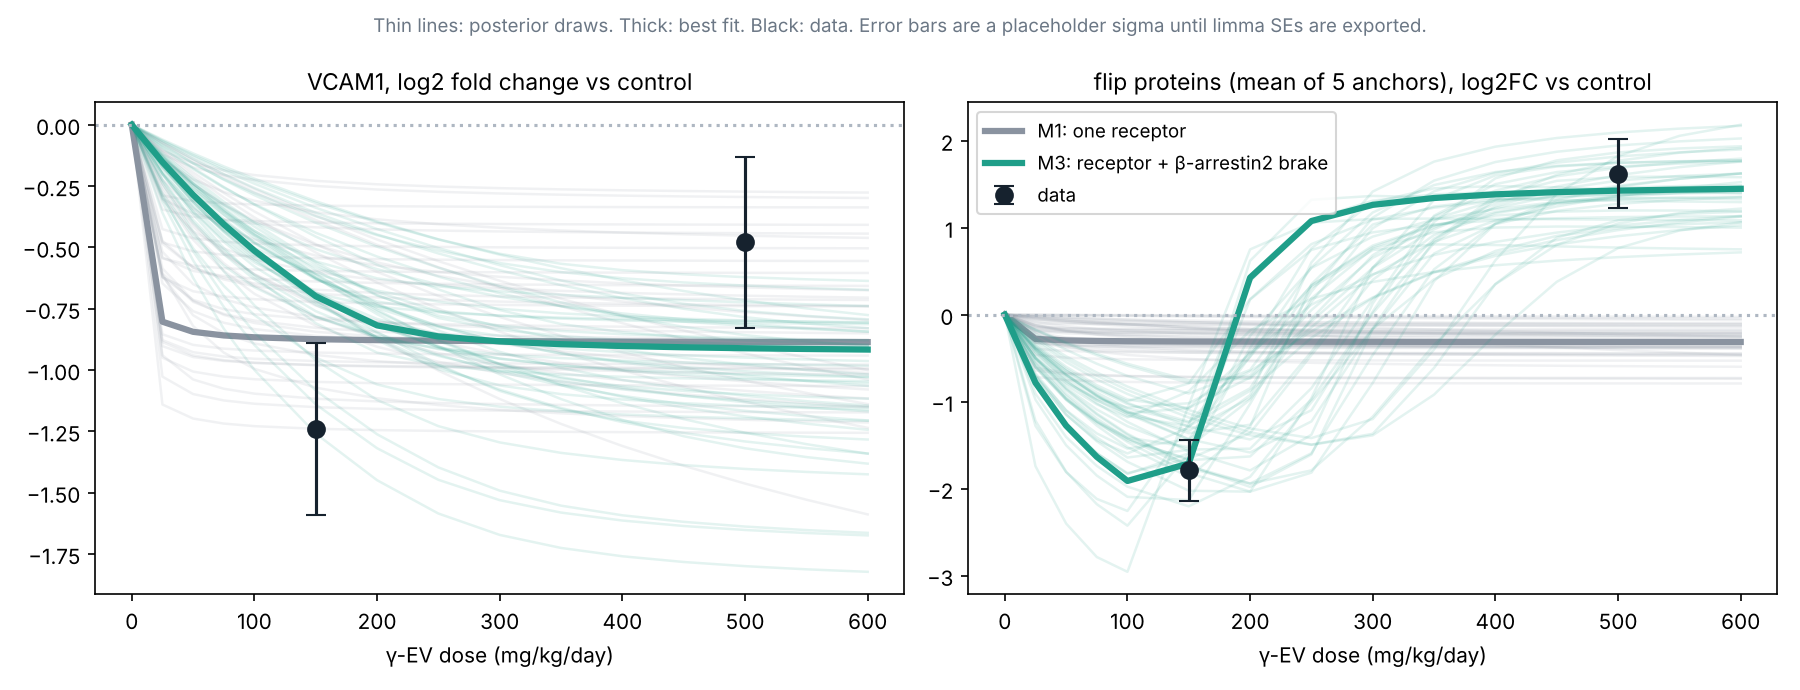

This figure's Python source:
"""
Live demo of the calibrated models.

    python demo_fit.py                 # load the saved posteriors, print the comparison, draw the figure (seconds)
    python demo_fit.py --live 150      # first run a short PyDREAM burst live (about a minute), then the above
    python demo_fit.py --no-plot

Needs dream_M1/ and dream_M3/ from a full calibrate.py run in the same folder.
"""
import argparse, json, os, subprocess, sys, time
import numpy as np
HERE = os.path.dirname(os.path.abspath(__file__)); sys.path.insert(0, HERE)

ap = argparse.ArgumentParser()
ap.add_argument("--live", type=int, default=0, help="run this many PyDREAM iterations live for M3 before loading the saved fit")
ap.add_argument("--no-plot", action="store_true")
a = ap.parse_args()

if a.live:
    print(f"\n=== live: PyDREAM on M3, 3 chains x {a.live} iterations (watch the log-likelihood climb) ===")
    t0 = time.time()
    r = subprocess.run([sys.executable, os.path.join(HERE, "calibrate.py"), "--model", "M3", "--niter", str(a.live), "--nchains", "3", "--quick", "--seed", "7"],
                       capture_output=True, text=True)
    lines = [l for l in r.stdout.splitlines() if l.strip() and not l.startswith("Saving")]
    print("\n".join(lines[:3])); print("   ..."); print("\n".join(lines[-6:]))
    print(f"(that took {time.time()-t0:.0f} s; the saved fit below used 1500 iterations)")
    # restore the full-run summary if the short run overwrote it
    full = os.path.join(HERE, "dream_M3", "summary_full.json")
    if os.path.exists(full):
        import shutil; shutil.copy(full, os.path.join(HERE, "dream_M3", "summary.json"))
        for f in ("samples_log10", "logp"):
            if os.path.exists(os.path.join(HERE, "dream_M3", f + "_full.npy")):
                shutil.copy(os.path.join(HERE, "dream_M3", f + "_full.npy"), os.path.join(HERE, "dream_M3", f + ".npy"))

import calibrate as C
S = {m: json.load(open(os.path.join(HERE, f"dream_{m}", "summary.json"))) for m in ("M1", "M3")}

print("\n=== saved fit: M1 vs M3 against the real log2 fold changes ===")
keys = ["VCAM1@150", "VCAM1@500", "P@150", "P@500"]
print(f"{'':22s}" + "".join(f"{k:>12s}" for k in keys) + f"{'max log-lik':>14s}{'AIC':>8s}")
print(f"{'data':22s}" + "".join(f"{S['M3']['data'][k][0]:12.2f}" for k in keys))
for m, label in (("M1", "M1 one receptor"), ("M3", "M3 receptor + brake")):
    print(f"{label:22s}" + "".join(f"{S[m]['best_pred'][k]:12.2f}" for k in keys) + f"{S[m]['max_loglik']:14.1f}{S[m]['AIC']:8.1f}")
print(f"\nDelta AIC = {S['M1']['AIC'] - S['M3']['AIC']:.0f} in favour of M3, after paying for {S['M3']['n_params'] - S['M1']['n_params']} extra parameters.")
print("M1's best effort is a flat P: it cannot go down at 150 and up at 500 at ANY parameter values.")

print("\n=== what the three doses pin down (M3, 95% posterior, log10) ===")
for n, q in S["M3"]["posterior_quantiles_log10"].items():
    w = q[2] - q[0]; tag = "PINNED" if w < 1.0 else ("loose" if w < 2.5 else "unidentified")
    print(f"  {n:9s} [{q[0]:6.2f}, {q[2]:6.2f}]   {tag}")
gr = S["M3"].get("gelman_rubin")
if isinstance(gr, dict):
    print(f"\nGelman-Rubin (want < 1.1): max = {max(gr.values()):.2f}  ->  " + ("converged" if max(gr.values()) < 1.1 else "NOT yet converged; this is a 1500-iteration run, 5000+ needed before quoting intervals"))

if a.no_plot: sys.exit(0)
import matplotlib
if not os.environ.get("DISPLAY") and sys.platform.startswith("linux"):
    matplotlib.use("Agg")
elif matplotlib.get_backend().lower() in ("agg", "template"):
    for _bk in ("TkAgg", "QtAgg", "Qt5Agg"):
        try:
            matplotlib.use(_bk); break
        except Exception:
            continue
import matplotlib.pyplot as plt
DOSES = np.array([0,25,50,75,100,150,200,250,300,350,400,450,500,550,600], float)
rng = np.random.default_rng(0)
fig, ax = plt.subplots(1, 2, figsize=(12, 4.6))
for model, color, label in (("M1", "#8A93A0", "M1: one receptor"), ("M3", "#1F9E89", "M3: receptor + β-arrestin2 brake")):
    C.setup(model)
    smp = np.load(os.path.join(HERE, f"dream_{model}", "samples_log10.npy")); lp = np.load(os.path.join(HERE, f"dream_{model}", "logp.npy"))
    def curves(theta):
        pv = np.tile(C._S["base"], (len(DOSES), 1)); pv[:, C._S["idx"]] = 10 ** theta; pv[:, C._S["gidx"]] = DOSES
        obs = C._S["sim"].run(param_values=pv).observables
        V = np.array([o["obs_VCAM1"][-1] for o in obs]); P = np.array([o["obs_P"][-1] for o in obs])
        return np.log2(V / V[0]), np.log2(P / P[0])
    for th in smp[rng.choice(len(smp), 40, replace=False)]:
        v, p = curves(th); ax[0].plot(DOSES, v, color=color, alpha=0.12, lw=1.2); ax[1].plot(DOSES, p, color=color, alpha=0.12, lw=1.2)
    v, p = curves(smp[np.argmax(lp)]); ax[0].plot(DOSES, v, color=color, lw=3, label=label); ax[1].plot(DOSES, p, color=color, lw=3, label=label)
for axx, key, title in ((ax[0], "VCAM1", "VCAM1, log2 fold change vs control"), (ax[1], "P", "flip proteins (mean of 5 anchors), log2FC vs control")):
    for d in (150, 500):
        mu, sd = C.DATA[(key, d)]; axx.errorbar([d], [mu], yerr=[sd], fmt="o", color="#16222E", ms=8, capsize=5, zorder=5, label="data" if d == 150 else None)
    axx.axhline(0, color="#AEB7C2", ls=":"); axx.set_title(title, fontsize=11); axx.set_xlabel("γ-EV dose (mg/kg/day)")
ax[1].legend(fontsize=9, loc="upper left")
fig.suptitle("Thin lines: posterior draws. Thick: best fit. Black: data. Error bars are a placeholder sigma until limma SEs are exported.", fontsize=9, color="#6B7785")
fig.tight_layout(); out = os.path.join(HERE, "demo_fit.png"); fig.savefig(out, dpi=150); print("\nfigure saved:", out, f"  [matplotlib backend: {matplotlib.get_backend()}]")
try: plt.show()
except Exception: pass
